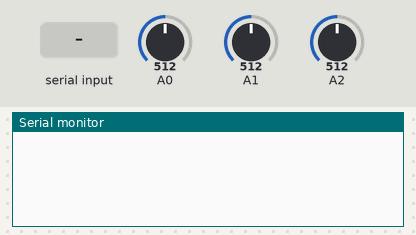
A sketch run on a simulated Arduino Uno, built with avr-gcc and run on an emulated ATmega328P. Shown: the last lines printed to the serial monitor. Inputs (shaded band) come from the test bench; at power-on: A0 = 512, A1 = 512, A2 = 512.

Above: at 2.8 s.
2.9 s: "start" received over the second serial link
At 3.6 s:
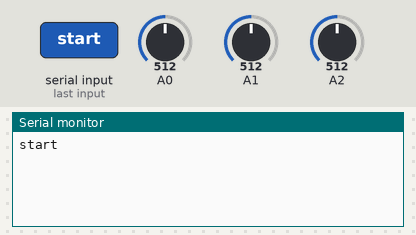
5.5 s: "stop" received over the second serial link
At 7.3 s:
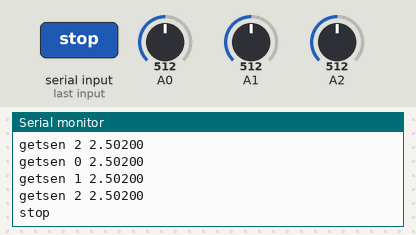
7.6 s: "setsen" received over the second serial link
At 9.2 s:
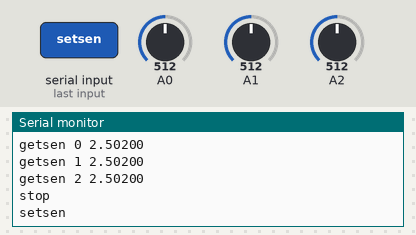
9.6 s: "delay" received over the second serial link
At 10.8 s:
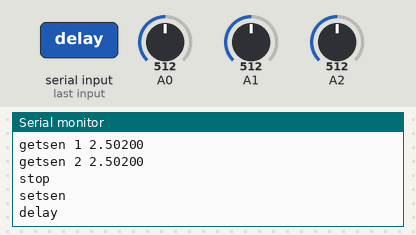
11.6 s: "avgsize" received over the second serial link
At 12.5 s:
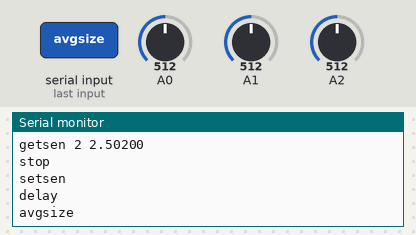
13.1 s: "delayavg" received over the second serial link
At 13.7 s:
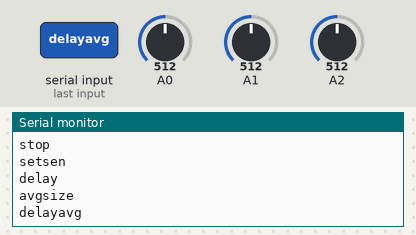
Timing chart, 0 to 15.6 s (numbered marks = the images above; inputs shaded):
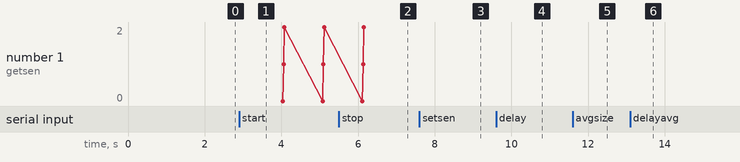

Measured:
- after the input at 2.9 s, the serial monitor: prints a new line after 0.10 s (image 1)
- after the input at 5.5 s, the serial monitor: prints a new line after 0.67 s (image 2)
- after the input at 7.6 s, the serial monitor: prints a new line after 0.52 s (image 3)
- after the input at 9.6 s, the serial monitor: prints a new line after 0.52 s (image 4)
- after the input at 11.6 s, the serial monitor: prints a new line at once (image 5)
- after the input at 13.1 s, the serial monitor: prints a new line at once (image 6)

The sketch:

SensorArd.ino
```cpp
/////////////////////////////////////////////
// 1. Sensor port pin 정보를 바꾸고 싶으면 initSensorPort() 함수에서 조정
/////////////////////////////////////////////
#include <StringTok.h>
#define NUM_SENSOR_ARD  (3)
#define SERIAL_BPS    (9600)
#define SERIAL_BTH_BPS  (115200)
#define ARD_BTH_RX    (10)
#define ARD_BTH_TX    (11)
#define VOLT_PREC   (1000)

// Sensor 설정값, 측정값
class MySensor {
  public:
    int m_nPort[NUM_SENSOR_ARD];
    boolean m_bPort[NUM_SENSOR_ARD];
    double m_val1[NUM_SENSOR_ARD];
    double m_val2[NUM_SENSOR_ARD];
    int m_nAvgSize[NUM_SENSOR_ARD];
    int m_nDelayAvg[NUM_SENSOR_ARD];
};

class MyProtocol {
  public:
    boolean m_bStart; // true: 통신 mode, false: 설정 mode
    int m_nDelay;
};

// 전역 변수(global variables)
MySensor g_mySensor;
MyProtocol g_myProtocol;
SoftwareSerial serialBth(ARD_BTH_RX, ARD_BTH_TX);

void setup() {
  // put your setup code here, to run once:
  initSensor(g_mySensor);
  initProtocol(g_myProtocol);
  initSerial();
  initBth();
}

void loop() {
  // put your main code here, to run repeatedly:
  // Tx
  sensorMeas(g_mySensor, g_myProtocol);
  String sSensor = sensorProtocolTx(g_mySensor, g_myProtocol);
  bthCommTx(sSensor);
  serialCommTx(sSensor);
  // Rx
  sSensor = bthCommRx();
  serialCommTx(sSensor);
  sensorProtocolRx(sSensor, g_mySensor, g_myProtocol);
  // Delay
  delay(g_myProtocol.m_nDelay);
}

void initSensor(MySensor & mySensor) {
  for (int i = 0; i < NUM_SENSOR_ARD; i++) {
    mySensor.m_bPort[i] = true;
    mySensor.m_val1[i] = 0.;
    mySensor.m_val2[i] = 0.;
    mySensor.m_nAvgSize[i] = 1;
    mySensor.m_nDelayAvg[i] = 10;
  }
  initSensorPort(mySensor);
}

void initSensorPort(MySensor & mySensor) {
  mySensor.m_nPort[0] = A0; // Voltage sensor
  mySensor.m_nPort[1] = A1; // Pressure sensor
  mySensor.m_nPort[2] = A2; // Temperature sensor
}

void initProtocol(MyProtocol & myProtocol) {
  myProtocol.m_bStart = false;
  myProtocol.m_nDelay = 1000;
}

void initSerial() {
  Serial.begin(SERIAL_BPS);
}

void initBth() {
  serialBth.begin(SERIAL_BTH_BPS);
}

void sensorMeas(MySensor & mySensor, MyProtocol & myProtocol) {
  if (!myProtocol.m_bStart) return;
  if (mySensor.m_bPort[0])  // Sensor #0?
    mySensor.m_val1[0] = getSensor0(mySensor, myProtocol);
  if (mySensor.m_bPort[1])  // Sensor #1?
    mySensor.m_val1[1] = getSensor1(mySensor, myProtocol);
  if (mySensor.m_bPort[2])  // Sensor #2?
    mySensor.m_val1[2] = getSensor2(mySensor, myProtocol);
}

double getSensorAvg(int nSensor, MySensor & mySensor, MyProtocol & myProtocol) {
  double sum = 0.;
  for (int i = 0; i < mySensor.m_nAvgSize[nSensor]; i++)
  {
    sum += getVolt(mySensor.m_nPort[nSensor]);
    delay(mySensor.m_nDelayAvg[nSensor]);
  }
  return sum/(double)mySensor.m_nAvgSize[nSensor];
}

// Voltage sensor
double getSensor0(MySensor & mySensor, MyProtocol & myProtocol) {
  return getSensorAvg(0, mySensor, myProtocol);
}

double getVolt(int nPort) {
  int nVolt = analogRead(nPort);
  double volt = map(nVolt, 0, 1023, 0, 5 * VOLT_PREC) / (double)VOLT_PREC;
  return volt;
}

// Pressure sensor
double getSensor1(MySensor & mySensor, MyProtocol & myProtocol) {
  return getSensorAvg(1, mySensor, myProtocol);
}

// Temperature sensor
double getSensor2(MySensor & mySensor, MyProtocol & myProtocol) {
  return getSensorAvg(2, mySensor, myProtocol);
}

String sensorProtocolTx(MySensor & mySensor, MyProtocol & myProtocol) {
  if (!myProtocol.m_bStart) return "";
  String sSensor;
  if (mySensor.m_bPort[0])  // Sensor #0?
    sSensor += "getsen 0 " + String(mySensor.m_val1[0], 5) + "\r\n";
  if (mySensor.m_bPort[1])  // Sensor #1?
    sSensor += "getsen 1 " + String(mySensor.m_val1[1], 5) + "\r\n";
  if (mySensor.m_bPort[2])  // Sensor #2?
    sSensor += "getsen 2 " + String(mySensor.m_val1[2], 5) + "\r\n";
  return sSensor;
}

void bthCommTx(String & sSensor) {
  if (sSensor.length() > 0) serialBth.println(sSensor);
}

void serialCommTx(String & sSensor) {
  if (sSensor.length() > 0) Serial.println(sSensor);
}

void sensorProtocolRx(String & sSensor, MySensor & mySensor, MyProtocol & myProtocol) {
  if (sSensor.length() <= 0)  return;
  StringTok sInput(sSensor);
  StringTok sToken;
  sToken = sInput.getToken();
  if (sToken.toString() == "start") myProtocol.m_bStart = true;
  else if (sToken.toString() == "stop") myProtocol.m_bStart = false;
  else if (sToken.toString() == "setsen") protoSetSen(sInput, mySensor);  // ex: setsen 0 on
  else if (sToken.toString() == "delay")  protoDelay(sInput, myProtocol); // ex: delay 3000
  else if (sToken.toString() == "avgsize") protoAvgSize(sInput, mySensor);  // ex: avgsize 0 100
  else if (sToken.toString() == "delayavg") protoDelayAvg(sInput, mySensor);  // ex: delayavg 0 5
}

// ex: setsen 0 on
void protoSetSen(StringTok & sInput, MySensor & mySensor) {
  StringTok sToken;
  int nPort;
  boolean bPort;
  sToken = sInput.getToken(); nPort = sToken.atoi();
  sToken = sInput.getToken();
  if (sToken.toString() == "on")  bPort = true;
  else if (sToken.toString() == "off")  bPort = false;
  mySensor.m_bPort[nPort] = bPort;
}

// ex: delay 3000
void protoDelay(StringTok & sInput, MyProtocol & myProtocol) {
  StringTok sToken;
  int nDelay;
  sToken = sInput.getToken(); nDelay = sToken.atoi();
  myProtocol.m_nDelay = nDelay;
}

// ex: avgsize 0 100
void protoAvgSize(StringTok & sInput, MySensor & mySensor) {
  StringTok sToken;
  int nPort, nAvgSize;
  sToken = sInput.getToken(); nPort = sToken.atoi();
  sToken = sInput.getToken(); nAvgSize = sToken.atoi();
  mySensor.m_nAvgSize[nPort] = nAvgSize;
}

// ex: delayavg 0 5
void protoDelayAvg(StringTok & sInput, MySensor & mySensor) {
  StringTok sToken;
  int nPort, nDelayAvg;
  sToken = sInput.getToken(); nPort = sToken.atoi();
  sToken = sInput.getToken(); nDelayAvg = sToken.atoi();
  mySensor.m_nDelayAvg[nPort] = nDelayAvg;
}

String bthCommRx() {
  StringTok sInputBth;
  sInputBth.inputSerial(serialBth);
  return sInputBth.toString();
}
```
